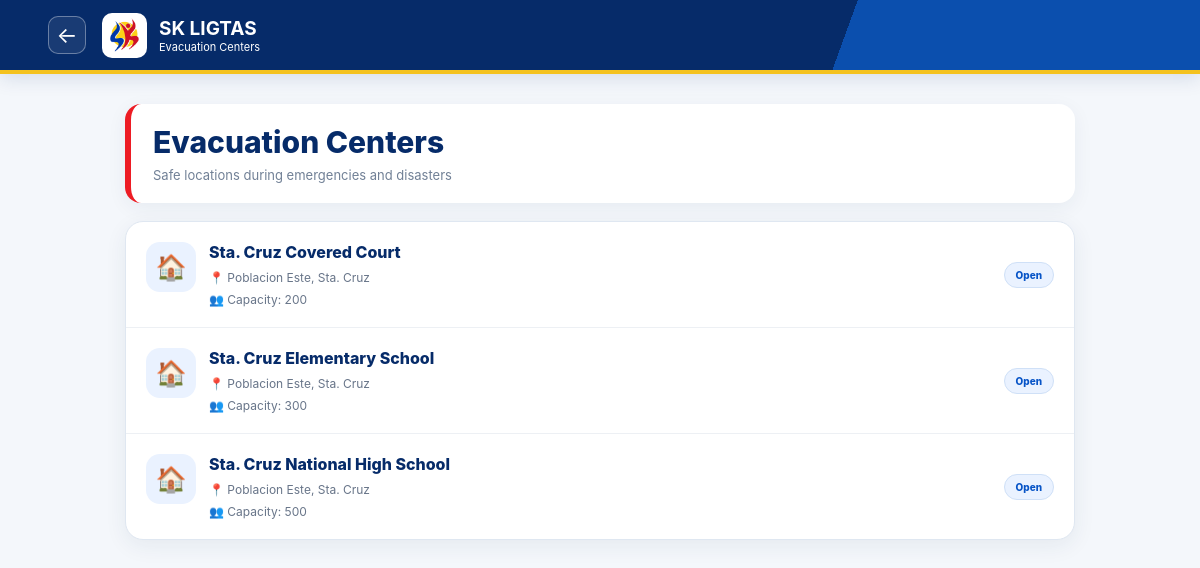
/pages/evacuation.php, run on the app's committed database.
### tables this page shows
CREATE TABLE IF NOT EXISTS evacuation_centers (
    id INT AUTO_INCREMENT PRIMARY KEY,
    name VARCHAR(200) NOT NULL,
    location VARCHAR(255) NOT NULL,
    capacity INT DEFAULT 0,
    status VARCHAR(50) DEFAULT 'Open',
    created_at TIMESTAMP DEFAULT CURRENT_TIMESTAMP
);

### pages/evacuation.php (the view, shortened to what this page needs)
<?php
require_once __DIR__ . '/../api/config.php';
$items = [];
$db_error = '';
try {
    $stmt = $pdo->query("SELECT * FROM evacuation_centers ORDER BY id ASC");
    $items = $stmt->fetchAll(PDO::FETCH_ASSOC);
} catch (PDOException $e) {
    $db_error = $e->getMessage();
}
?>
<!DOCTYPE html>
<html lang="en">
<head>
    <link rel="stylesheet" href="../assets/style.css">
</head>
<body>
<header class="header">
    <div class="brand">
        <a href="../index.php" class="back-link" aria-label="Back to home">←</a>
        <div class="shield"><img src="../asset/sk-logo.png" alt="SK LIGTAS Logo"></div>
        <div>
            <strong>SK LIGTAS</strong>
            <span>Evacuation Centers</span>
        </div>
    </div>
</header>
<main>
    <section class="evac-page">
        <div class="evac-header">
            <h1>Evacuation Centers</h1>
            <p>Safe locations during emergencies and disasters</p>
        </div>
        <?php if ($db_error !== ''): ?>
            <div class="database-error">
                <strong>Unable to load evacuation centers.</strong>
                <br>
                <small><?= htmlspecialchars($db_error) ?></small>
            </div>
        <?php else: ?>
            <div class="evac-list">
                <?php foreach ($items as $center): ?>
                    <?php
                    $name = $center['name']
                        ?? $center['center_name']
                        ?? $center['evacuation_center']
                        ?? 'Unnamed Evacuation Center';
                    $location = $center['location']
                        ?? $center['address']
                        ?? $center['area']
                        ?? 'Location unavailable';
                    $capacity = $center['capacity']
                        ?? $center['max_capacity']
                        ?? 0;
                    $status = $center['status']
                        ?? $center['availability']
                        ?? 'Open';
                    $statusClass = strtolower(trim((string)$status));
                    ?>
                    <article class="evac-row">
                        <div class="evac-main">
                            <div class="evac-icon">
                                🏠
                            </div>
                            <div class="evac-info">
                                <h2>
                                    <?= htmlspecialchars($name) ?>
                                </h2>
                                <div class="evac-location">
                                    📍 <?= htmlspecialchars($location) ?>
                                </div>
                                <div class="evac-capacity">
                                    👥 Capacity: <?= number_format((int)$capacity) ?>
                                </div>
                            </div>
                        </div>
                        <span class="evac-status <?= htmlspecialchars($statusClass) ?>">
                            <?= htmlspecialchars($status) ?>
                        </span>
                    </article>
                <?php endforeach; ?>
            </div>
        <?php endif; ?>
    </section>
</main>
</body>
</html>

### assets/style.css (style rules this page uses)
* { box-sizing:border-box }
html { scroll-behavior:smooth }
body { margin:0;font-family:Inter,Arial,sans-serif;background:#f4f7fb;color:#152238 }
a { text-decoration:none;color:inherit }
.header { position:sticky;top:0;z-index:1000;background:#fff;border-bottom:1px solid #e5e9ef;min-height:74px;padding:12px 4%;display:flex;align-items:center;justify-content:space-between;gap:20px }
.brand { display:flex;align-items:center;gap:12px }
.brand>div:last-child { display:flex;flex-direction:column }
.brand strong { font-size:19px;color:#073b8f }
.brand span { font-size:11px;color:#657185 }
.shield { width:45px;height:45px;border-radius:13px;background:#fff;display:grid!important;place-items:center;overflow:hidden;padding:3px }
.shield img { width:100%;height:100%;object-fit:contain;display:block }
.contact-row,.hospital-row,.evac-row,.aid-row { padding:14px 18px;border-bottom:1px solid #edf0f4;display:flex;align-items:center;justify-content:space-between;gap:15px }
.contact-row:last-child,.hospital-row:last-child,.evac-row:last-child,.aid-row:last-child { border-bottom:0 }
.back-link { color:#0754c7;font-size:22px;margin-right:2px }
:root { --pdf-navy:#062b69;--pdf-red:#ed1c24;--pdf-yellow:#f4c21f }
body { background-color:#f7f8fa;background-image:linear-gradient(rgba(6,43,105,.025) 1px,transparent 1px),linear-gradient(90deg,rgba(6,43,105,.025) 1px,transparent 1px);background-size:22px 22px }
.header { border-bottom-color:#d8dee8 }

### pages/evacuation.php (style rules this page uses)
.evac-page { width: min(950px, 92%); margin: 30px auto 60px; }
.evac-header { margin-bottom: 25px; }
.evac-header h1 { margin: 0; color: #152238; font-size: 30px; font-weight: 800; }
.evac-header p { margin: 7px 0 0; color: #7b8493; font-size: 13px; }
.evac-list { background: #ffffff; border: 1px solid #e2e7ee; border-radius: 18px; overflow: hidden; box-shadow: 0 6px 22px rgba(24, 56, 92, 0.06); }
.evac-row { display: flex; align-items: center; justify-content: space-between; gap: 20px; padding: 20px; border-bottom: 1px solid #edf0f4; }
.evac-row:last-child { border-bottom: none; }
.evac-main { display: flex; align-items: flex-start; gap: 13px; min-width: 0; }
.evac-icon { width: 50px; height: 50px; flex: 0 0 50px; border-radius: 14px; background: #eaf2ff; display: flex; align-items: center; justify-content: center; font-size: 25px; }
.evac-info { min-width: 0; }
.evac-info h2 { margin: 0; color: #152238; font-size: 16px; font-weight: 800; }
.evac-location { margin-top: 7px; color: #687589; font-size: 12px; line-height: 1.5; }
.evac-capacity { margin-top: 5px; color: #687589; font-size: 12px; }
.evac-status { flex: 0 0 auto; padding: 6px 11px; border-radius: 20px; background: #dcf8e6; color: #18743c; font-size: 10px; font-weight: 800; text-transform: capitalize; }
:root { --sk-navy:#062b69;--sk-blue:#0754c7;--sk-red:#ed1c24;--sk-yellow:#f4c21f;--sk-bg:#f4f7fb;--sk-border:#dfe7f1 }
body { background:var(--sk-bg)!important;color:#142b49 }
.header { background:linear-gradient(110deg,var(--sk-navy) 0 70%,#0b4fae 70% 100%)!important;color:#fff!important;border-bottom:4px solid var(--sk-yellow)!important;box-shadow:0 5px 18px rgba(6,43,105,.12) }
.header .brand strong,.header .brand span { color:#fff!important }
.header .back-link { color:#fff!important;width:38px;height:38px;border:1px solid rgba(255,255,255,.35);border-radius:10px;display:grid;place-items:center;margin-right:4px;background:rgba(255,255,255,.08) }
.header .shield { background:#fff!important;color:var(--sk-red)!important;border-radius:10px!important }
.page-shell,.hospital-page,.evac-page { margin-top:30px!important }
.section-title,.hospital-header,.evac-header { background:#fff;border-left:6px solid var(--sk-red);border-radius:16px;padding:20px 22px;box-shadow:0 5px 20px rgba(24,56,92,.06);margin-bottom:18px!important }
.section-title h1,.hospital-header h1,.evac-header h1 { color:var(--sk-navy)!important }
.section-title p,.hospital-header p,.evac-header p { color:#718096!important }
.tile,.hospital-card,.evac-list,.empty-message,.empty { border-color:var(--sk-border)!important;box-shadow:0 6px 22px rgba(24,56,92,.07)!important }
.tile-icon,.hospital-icon,.evac-icon { background:#eaf2ff!important;color:var(--sk-blue)!important }
.tile b,.hospital-card h2,.evac-info h2 { color:var(--sk-navy)!important }
.hospital-status,.evac-status { background:#eaf2ff!important;color:var(--sk-blue)!important;border:1px solid #cfe0f7 }

### data on the page
evacuation_centers: name "Sta. Cruz Covered Court", location "Poblacion Este, Sta. Cruz", capacity "200", status "Open"
evacuation_centers: name "Sta. Cruz Elementary School", location "Poblacion Este, Sta. Cruz", capacity "300", status "Open"
evacuation_centers: name "Sta. Cruz National High School", location "Poblacion Este, Sta. Cruz", capacity "500", status "Open"
